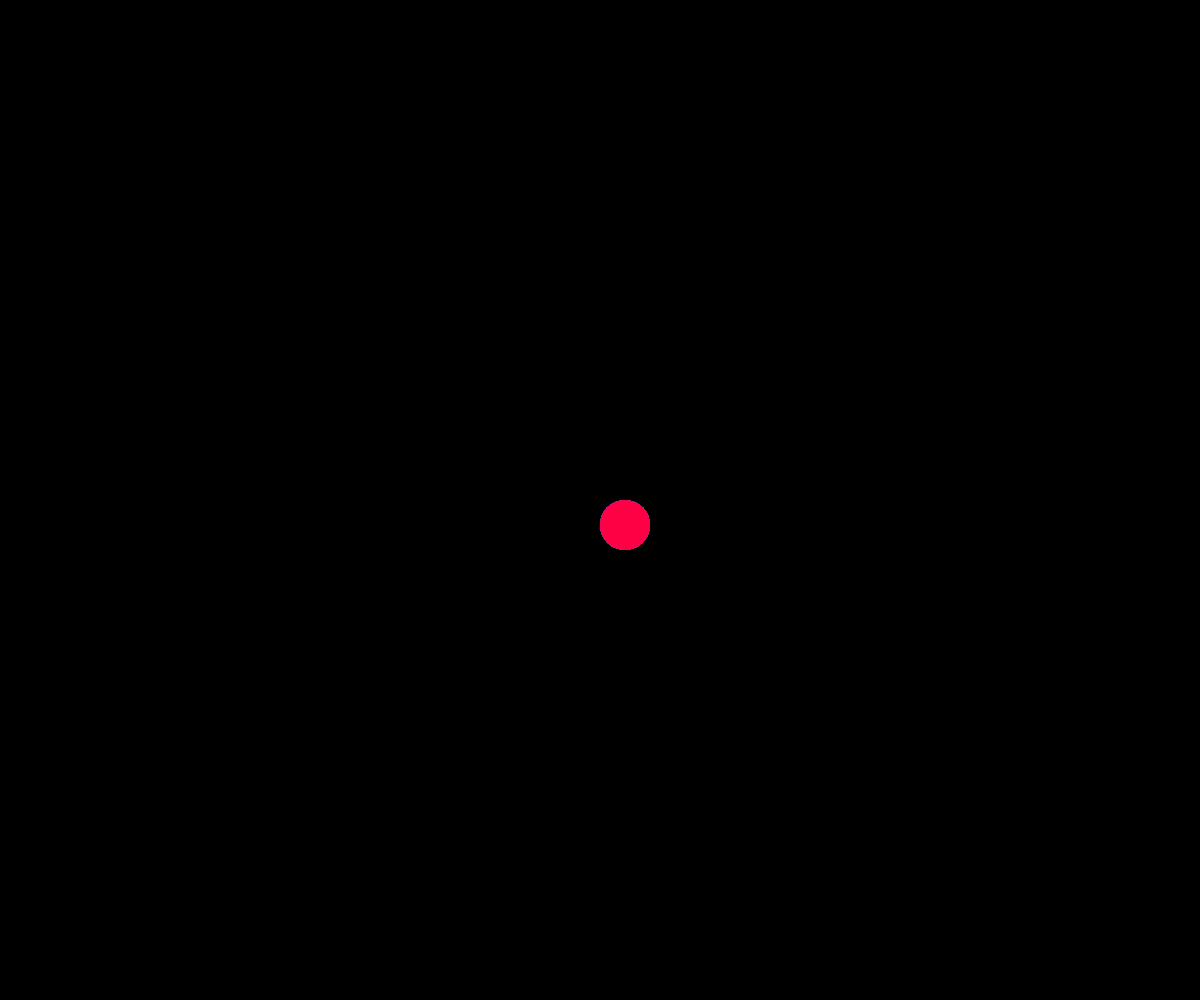
Frame 1 (no input)
Frame 60 (no input): identical to frame 1, image omitted
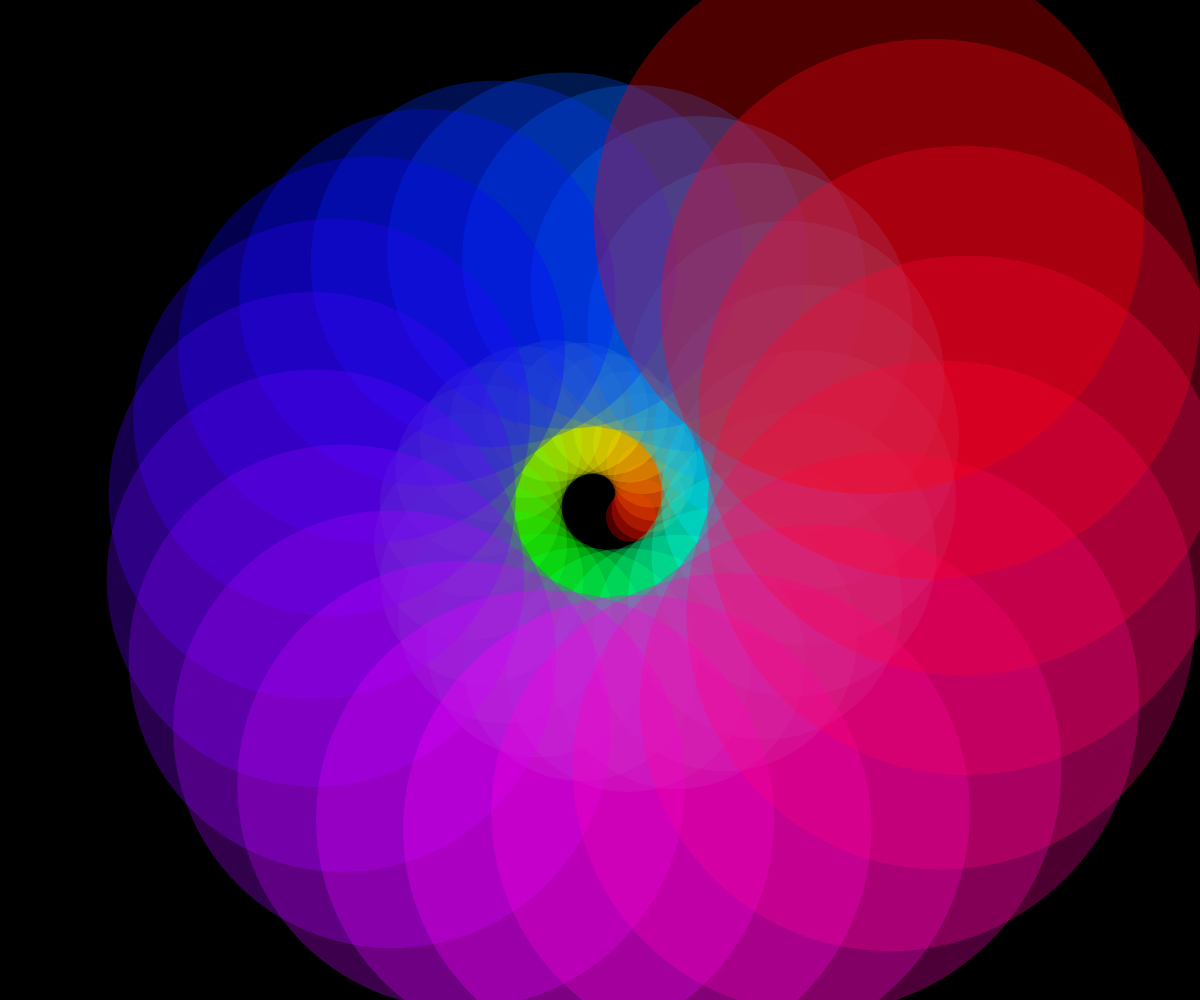
Frame 120 (the mouse pressed at the canvas centre since frame 60)

The p5.js sketch that drew these frames (run headless with seeded random() and noise() and a simulated clock; from frame 60 on, the mouse is pressed at the canvas centre):

// p5.js sketch
// ── sketch.js
// ------------------------------------------------------------------
// Code placed in setup() will run once at the beginning
function setup() {
  // Create a new canvas to match the browser size
  createCanvas(windowWidth, windowHeight);
}

// ------------------------------------------------------------------
// On window resize, update the canvas size
function windowResized() {
  resizeCanvas(windowWidth, windowHeight);
}

// ------------------------------------------------------------------
// Main render loop - code placed in draw() will repeat over and over
function draw() {
  // Place your drawing code here
  background('black');
  //stroke('white');
  //noFill();
  noStroke();
  
  ellipseMode(CORNER);
  colorMode(HSB);
  
  // move the origin to the center of the window
  translate(width/2, height/2);
  
  let n = 50; 
  for (let i=0; i < n; i++) {    
    let diameter = map(i, 0, n-1, 50, 50+mouseY );
    
    let h = map(i, 0, n-1, 0, 360);
    fill(h, 255, 255, 0.3);
    
    rotate(mouseX * 0.01);    
    circle(0, 0, diameter);    
  }
  
}
